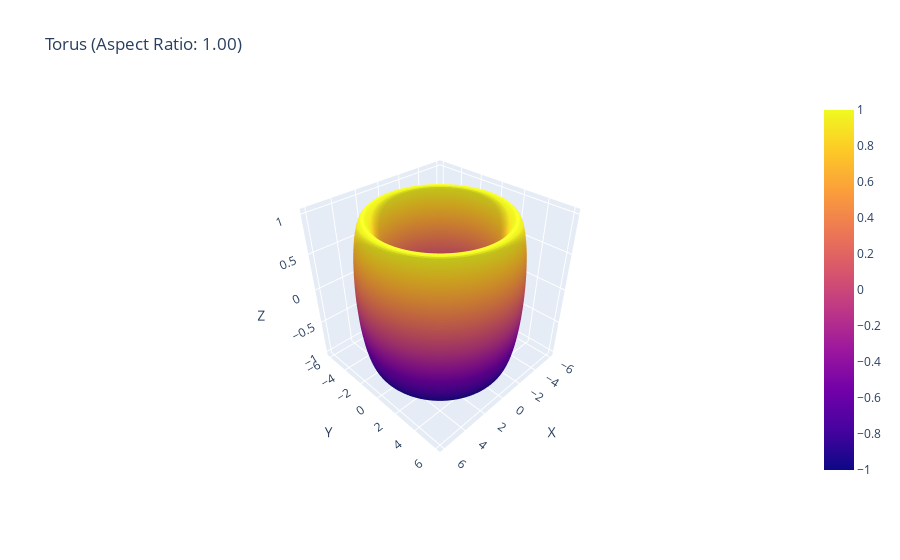
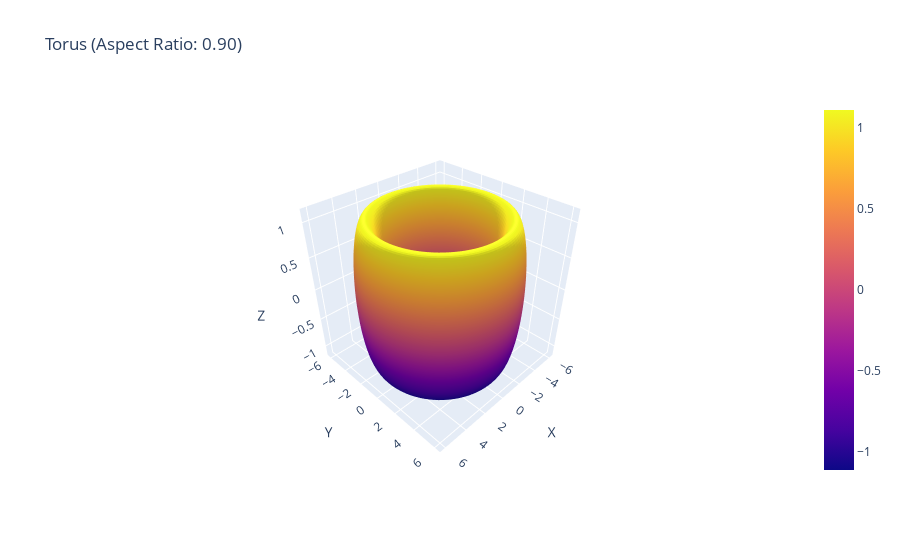
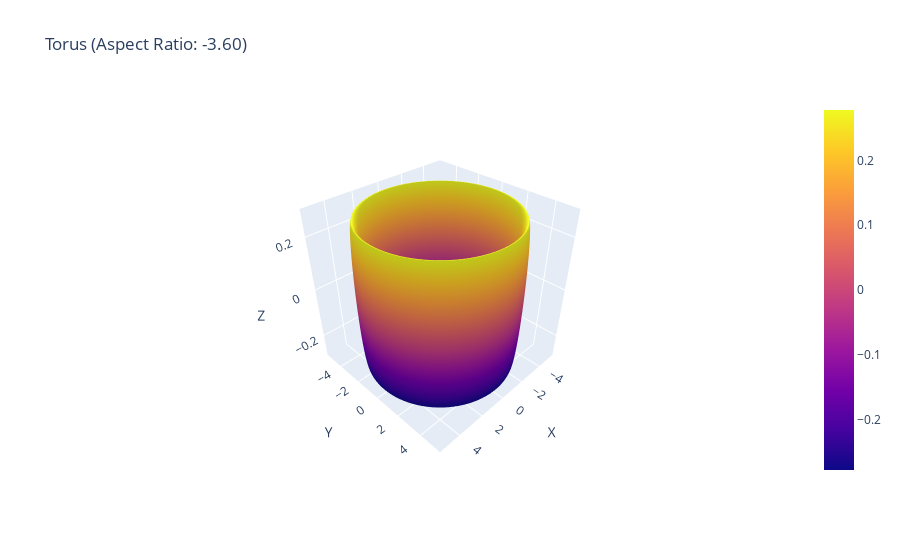

The notebook cell these images were saved under, in order:
### Code cell
import numpy as np
import plotly.graph_objects as go
import ipywidgets as widgets
from IPython.display import display

def torus_points(R, r, theta, phi):
    x = (R + r * np.cos(theta)) * np.cos(phi)
    y = (R + r * np.cos(theta)) * np.sin(phi)
    z = r * np.sin(theta)
    return x, y, z

def plot_torus(aspect_ratio):
    R = 5.0  # Major radius of the torus
    r = 0.2 * R / aspect_ratio  # Smaller minor radius of the torus

    theta = np.linspace(0, 2 * np.pi, 100)
    phi = np.linspace(0, 2 * np.pi, 100)
    theta, phi = np.meshgrid(theta, phi)
    x, y, z = torus_points(R, r, theta, phi)

    fig = go.Figure(data=[go.Surface(x=x, y=y, z=z)])
    fig.update_layout(
        title=f'Torus (Aspect Ratio: {aspect_ratio:.2f})',
        scene=dict(
            xaxis_title='X',
            yaxis_title='Y',
            zaxis_title='Z',
            camera=dict(eye=dict(x=1.5, y=1.5, z=1.5)),
        )
    )
    fig.show()

# Create the interactive widget for varying the aspect ratios
aspect_ratio_slider = widgets.FloatSlider(min=-5, max=5.0, step=0.05, value=1.0, description='Aspect Ratio:')
output = widgets.Output()

def update_torus(change):
    with output:
        output.clear_output(wait=True)
        aspect_ratio = change['new']
        plot_torus(aspect_ratio)

aspect_ratio_slider.observe(update_torus, names='value')

# Initial display
update_torus({'new': aspect_ratio_slider.value})

# Display the widget and the torus plot
display(aspect_ratio_slider, output)

### Figure 1 — Plotly figure (JSON) as saved in the notebook; plotly's stock layout.template omitted (floating-point values rounded to 4 significant figures; data arrays with more than 128 entries replaced by an {"elided": "..."} marker saying what was removed)
{"data": [{"type": "surface", "x": {"elided": "100x100 float values"}, "y": {"elided": "100x100 float values"}, "z": {"elided": "100x100 float values"}}], "layout": {"scene": {"camera": {"eye": {"x": 1.5, "y": 1.5, "z": 1.5}}, "xaxis": {"title": {"text": "X"}}, "yaxis": {"title": {"text": "Y"}}, "zaxis": {"title": {"text": "Z"}}}, "title": {"text": "Torus (Aspect Ratio: 1.00)"}}}

### Figure 2 — Plotly figure (JSON) as saved in the notebook; plotly's stock layout.template omitted (floating-point values rounded to 4 significant figures; data arrays with more than 128 entries replaced by an {"elided": "..."} marker saying what was removed)
{"data": [{"type": "surface", "x": {"elided": "100x100 float values"}, "y": {"elided": "100x100 float values"}, "z": {"elided": "100x100 float values"}}], "layout": {"scene": {"camera": {"eye": {"x": 1.5, "y": 1.5, "z": 1.5}}, "xaxis": {"title": {"text": "X"}}, "yaxis": {"title": {"text": "Y"}}, "zaxis": {"title": {"text": "Z"}}}, "title": {"text": "Torus (Aspect Ratio: 0.90)"}}}

### Figure 3 — Plotly figure (JSON) as saved in the notebook; plotly's stock layout.template omitted (floating-point values rounded to 4 significant figures; data arrays with more than 128 entries replaced by an {"elided": "..."} marker saying what was removed)
{"data": [{"type": "surface", "x": {"elided": "100x100 float values"}, "y": {"elided": "100x100 float values"}, "z": {"elided": "100x100 float values"}}], "layout": {"scene": {"camera": {"eye": {"x": 1.5, "y": 1.5, "z": 1.5}}, "xaxis": {"title": {"text": "X"}}, "yaxis": {"title": {"text": "Y"}}, "zaxis": {"title": {"text": "Z"}}}, "title": {"text": "Torus (Aspect Ratio: -3.60)"}}}
